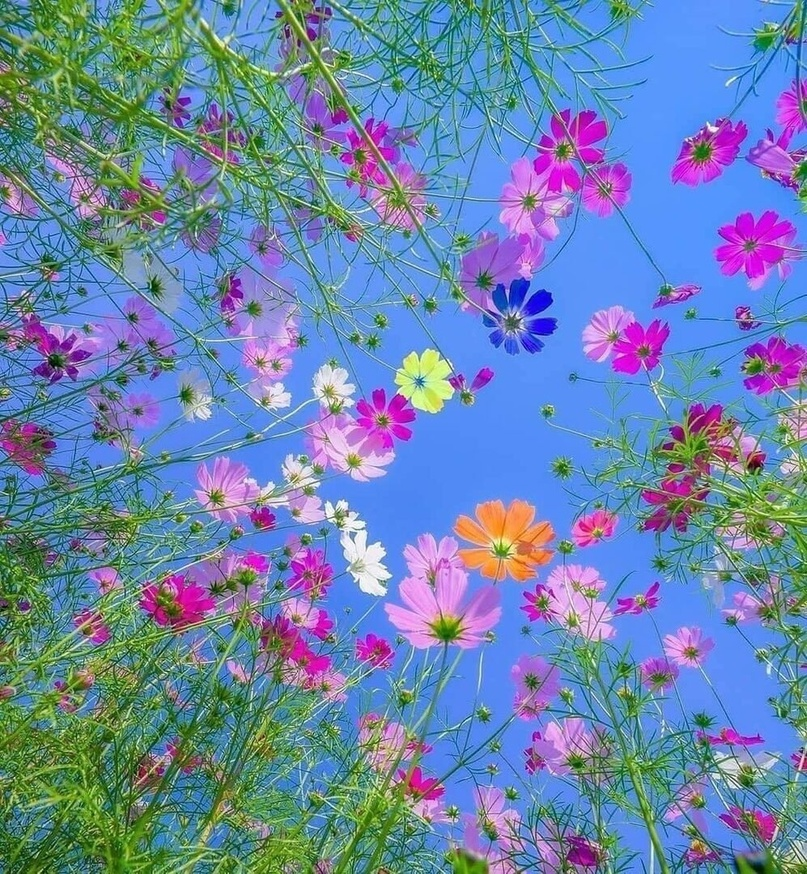
#> input picture birthday_card2.jpg, 807 x 874 px, shrunk from 997 x 1080 before the run
$ python lab8.3.py   (older library calls are emulated)
#> lines starting #> are read from the running program, lines starting #| are printed output that depends on the picture
from PIL import Image, ImageDraw, ImageFont
x,y = 10,10
card = Image.open("birthday_card2.jpg")
#> card is the input picture: PIL image 807x874 RGB; mean R, G, B 107.6, 132.6, 172
name = input("Кого Вы хотите поздравить? ")
#> the answer given: birthday_card2.jpg
draw = ImageDraw.Draw(card)
font = ImageFont.truetype("arial.ttf", 50)
text = name + ", поздравляю!"
text_color = (255, 0, 0)
text_width, text_height = draw.textsize(text, font)
#> text_width = 841; text_height = 59
image_width, image_height = card.size
#> image_width = 807; image_height = 874
text_position = (image_width - text_width - 50, image_height - text_height - 50)
#> text_position = (-84, 765)
"""draw.text(text_position, text, font=font, fill=text_color)"""
draw.text((x-1, y), text, font=font, fill=text_color)
draw.text((x+1, y), text, font=font, fill=text_color)
draw.text((x, y-1), text, font=font, fill=text_color)
draw.text((x, y+1), text, font=font, fill=text_color)
card.save("new_birthday_card.png")
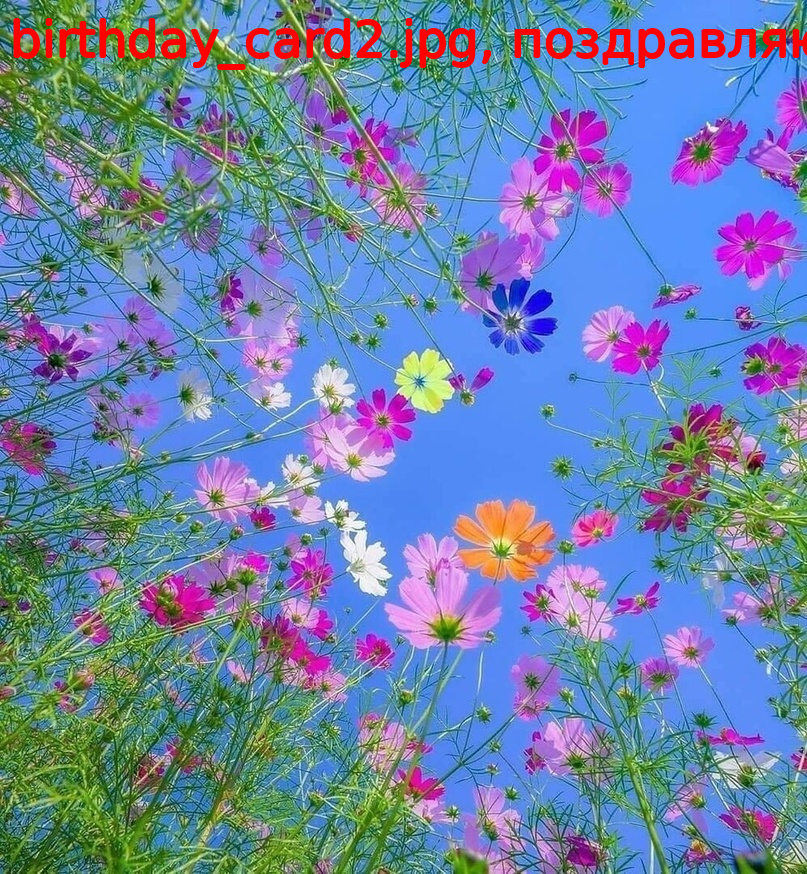
#> saved as new_birthday_card.png: PIL image 807x874 RGB; mean R, G, B 110.4, 130.1, 169.2

$ run again, with birthday_card1.jpg copied over birthday_card2.jpg
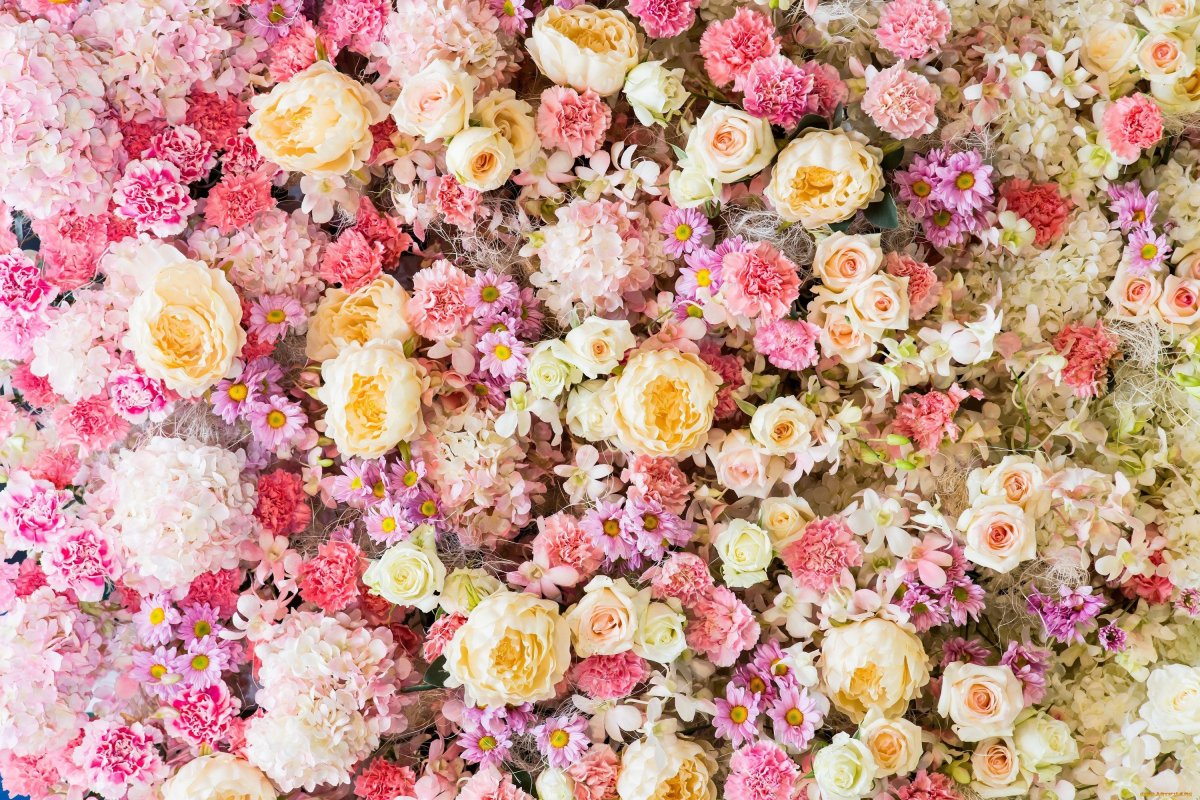
#> input picture birthday_card1.jpg, 1200 x 800 px
#> card is the input picture: PIL image 1200x800 RGB; mean R, G, B 200.3, 155.2, 141.8
#> text_width = 841; text_height = 59
#> text_position = (309, 691)
#> `card.save("new_birthday_card.png")`:
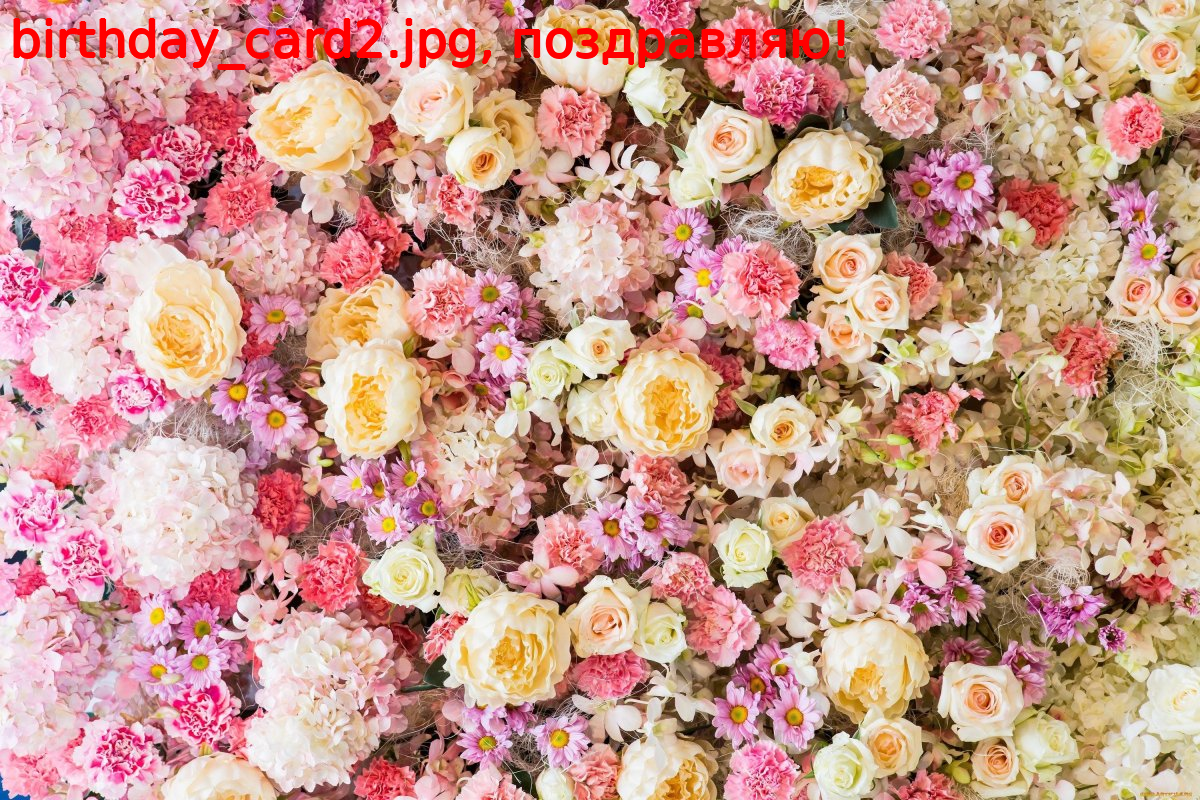
#> saved as new_birthday_card.png: PIL image 1200x800 RGB; mean R, G, B 201, 153.1, 139.9

$ run again, with 2.jpg copied over birthday_card2.jpg
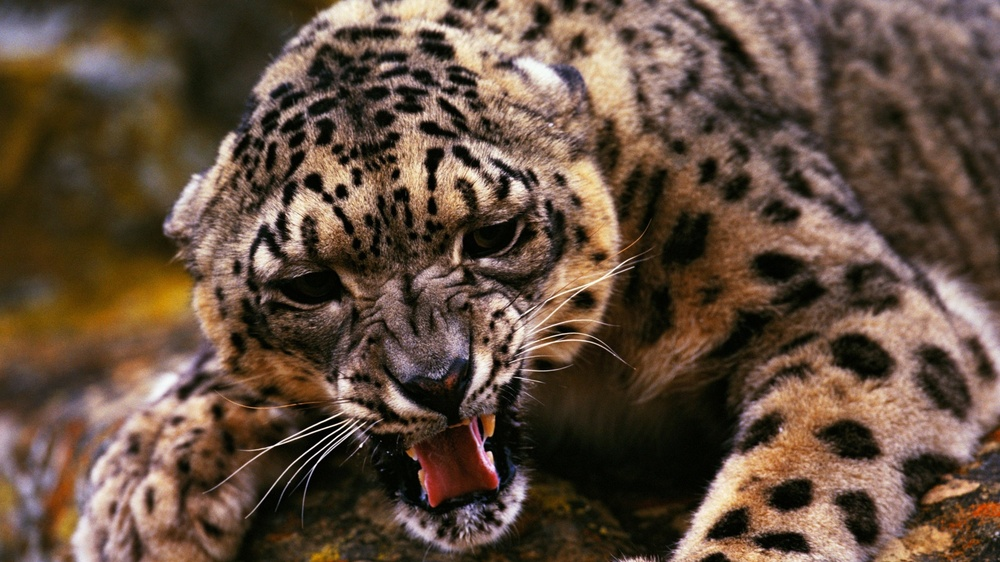
#> input picture 2.jpg, 1000 x 562 px, shrunk from 2560 x 1440 before the run
#> card is the input picture: PIL image 1000x562 RGB; mean R, G, B 98.2, 77.5, 62.3
#> text_width = 841; text_height = 59
#> text_position = (109, 453)
#> `card.save("new_birthday_card.png")`:
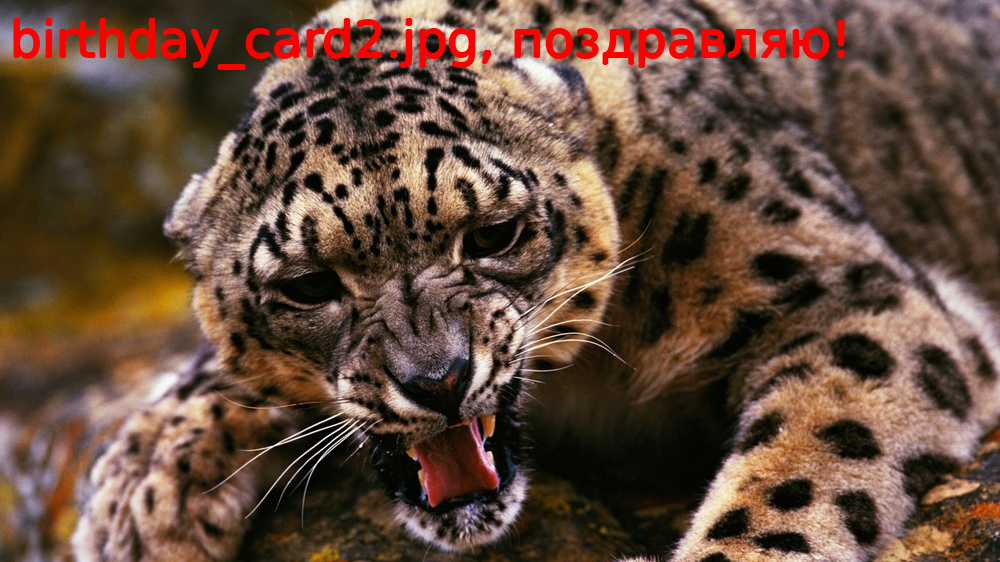
#> saved as new_birthday_card.png: PIL image 1000x562 RGB; mean R, G, B 101.3, 75.2, 60.3

$ run again, with 3.jpg copied over birthday_card2.jpg
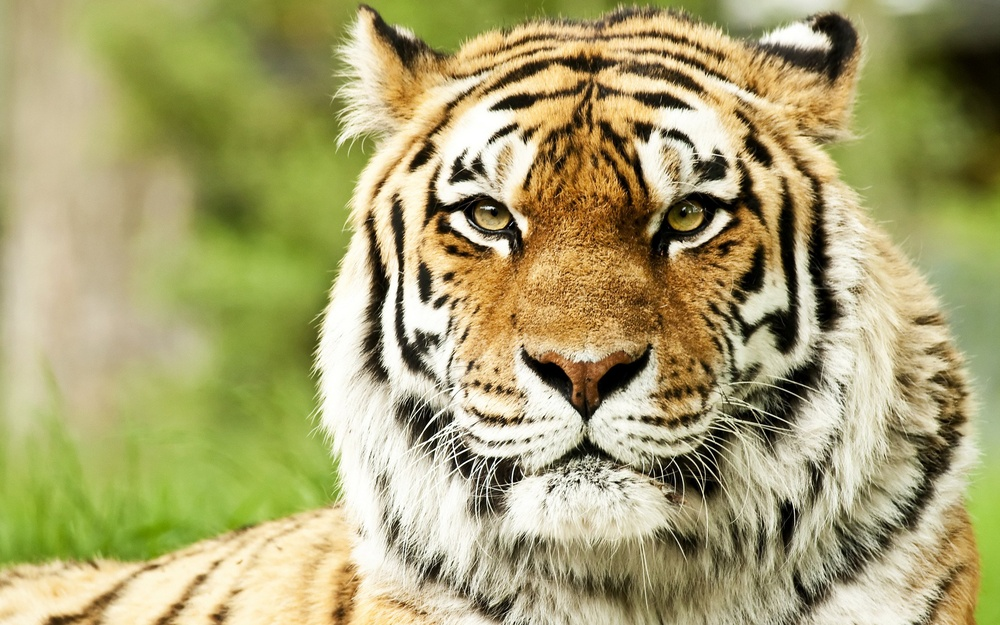
#> input picture 3.jpg, 1000 x 625 px, shrunk from 2560 x 1600 before the run
#> card is the input picture: PIL image 1000x625 RGB; mean R, G, B 168.4, 162.1, 111.8
#> text_width = 841; text_height = 59
#> text_position = (109, 516)
#> `card.save("new_birthday_card.png")`:
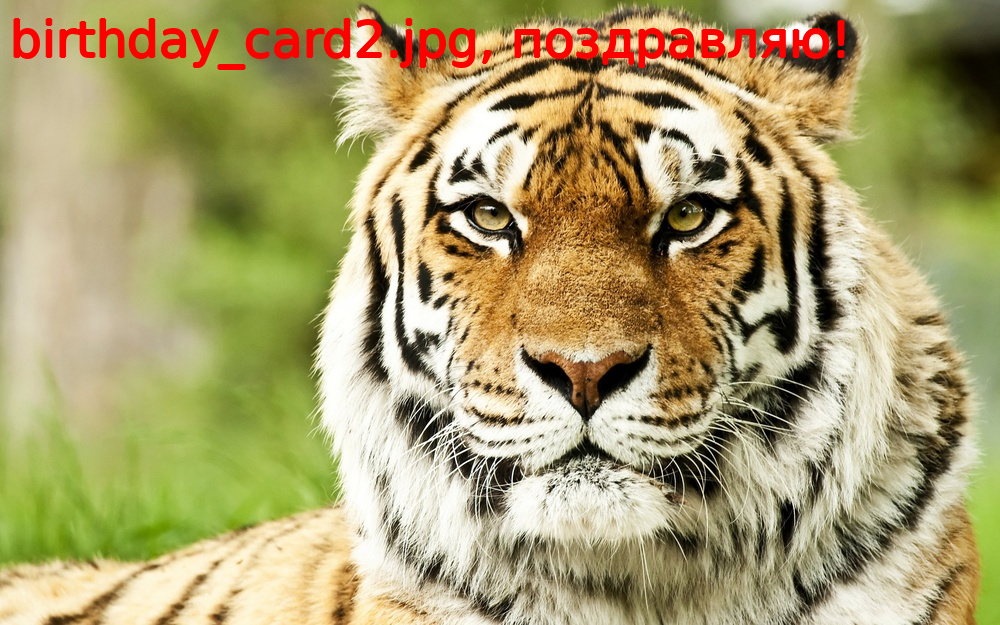
#> saved as new_birthday_card.png: PIL image 1000x625 RGB; mean R, G, B 170.2, 158.9, 109.7
